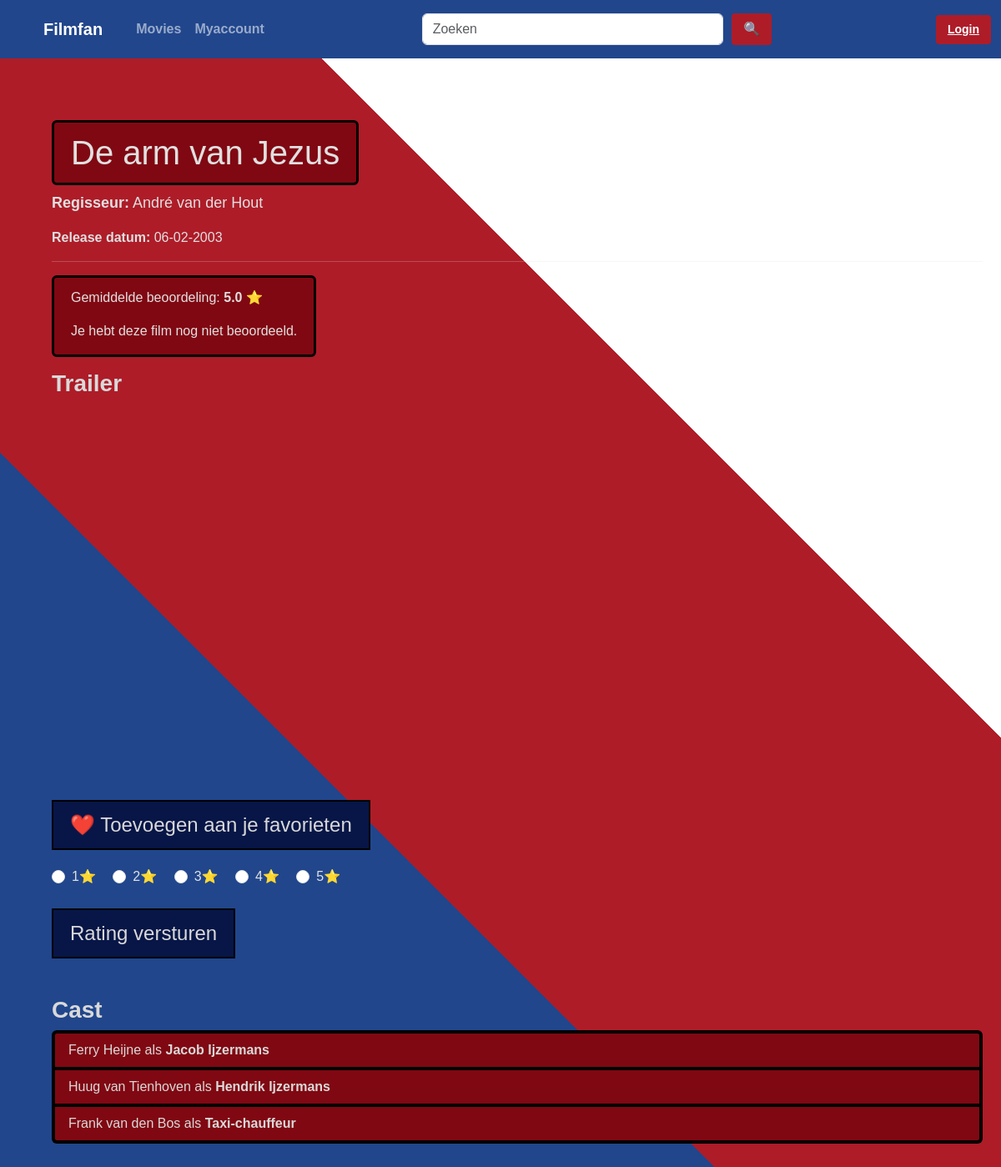
The page /film/7 on the database its author committed.
### app/models.py (models this page shows, shortened)
class Film(db.Model):
    id: Mapped[int] = mapped_column(primary_key=True)
    title: Mapped[str] = mapped_column(Text)
    regisseur_id: Mapped[int] = mapped_column(ForeignKey("regisseur.id"))
    release_datum: Mapped[date] = mapped_column(Date, nullable=False)
    trailer_url: Mapped[str] = mapped_column(Text, nullable=False)
    regisseur = relationship("Regisseur", back_populates="films")
    rollen = relationship("Rol", back_populates="film")
    favorite_links = relationship("Favorite", back_populates="film")
    ratings = relationship("Rating", back_populates="film")

class Regisseur(db.Model):
    id: Mapped[int] = mapped_column(primary_key=True)
    voornaam: Mapped[str] = mapped_column(Text)
    achternaam: Mapped[str] = mapped_column(Text)
    films = relationship("Film", back_populates="regisseur")

class Rol(db.Model):
    id: Mapped[int] = mapped_column(primary_key=True)
    acteur_id: Mapped[int] = mapped_column(ForeignKey("acteur.id"))
    film_id: Mapped[int] = mapped_column(ForeignKey("film.id"))
    personage: Mapped[str] = mapped_column(Text)
    acteur = relationship("Acteur", back_populates="rollen")
    film = relationship("Film", back_populates="rollen")

class Acteur(db.Model):
    id: Mapped[int] = mapped_column(primary_key=True)
    voornaam: Mapped[str] = mapped_column(Text)
    achternaam: Mapped[str] = mapped_column(Text)
    rollen = relationship("Rol", back_populates="acteur")

### app/films/routes.py (the view)
@bp.route("/<int:film_id>")
def film_pagina(film_id):
    film = Film.query.get_or_404(film_id)
    regisseur = Regisseur.query.get(film.regisseur_id)
    rollen = Rol.query.filter_by(film_id=film_id).all()
    rollen_met_acteurs = []
    for rol in rollen:
        acteur = Acteur.query.get(rol.acteur_id)
        rollen_met_acteurs.append({
            "personage": rol.personage,
            "acteur": acteur
        })
    query_avg = db.select(db.func.avg(Rating.value)).where(Rating.film_id == film_id)
    avg_result = db.session.execute(query_avg).scalar()
    average_rating = round(avg_result, 1) if avg_result else None
    user_id = session.get("user_id")
    query_user = db.select(Rating.value).where(Rating.film_id == film_id).where(Rating.user_id == user_id)
    user_rating = db.session.execute(query_user).scalar_one_or_none()
    return render_template(
        "film.html",
        film=film,
        regisseur=regisseur,
        rollen=rollen_met_acteurs,
        average_rating=average_rating,
        user_rating=user_rating
    )

### app/films/templates/film.html (shortened to what this page needs)
{% extends "template.html" %}
{% block stylesheet %}
<link rel="stylesheet" href="{{ url_for ('static', filename='css/template.css') }}">
<link rel="stylesheet" href="{{ url_for('static', filename='css/film.css') }}">
{% endblock %}
{% block content %}
<div class="container mt-4">
    <h1 class="jumbotron">{{ film.title}}</h1>
    <p class="film-info">
        <strong>Regisseur:</strong>
        {{ regisseur.voornaam }} {{ regisseur.achternaam }}
    </p>
    <p>
        <strong>Release datum:</strong>
        {{ film.release_datum.strftime("%d-%m-%Y") }}
    </p>
    <hr>
    <div class="jumbotron" id = "padding-lowered">
        {% if average_rating %}
        <p>Gemiddelde beoordeling: <strong>{{ average_rating }}</strong> ⭐</p>
        {% else %}
        <p>Deze film heeft nog geen beoordelingen.</p>
        {% endif %}
        {% if user_rating %}
        <p>Jouw beoordeling: <strong>{{ user_rating }}</strong> ⭐</p>
        {% else %}
        <p>Je hebt deze film nog niet beoordeeld.</p>
        {% endif %}
    </div>
    <h3> <strong>Trailer</strong> </h3>
    <div style="max-width: 800px;">
        <div class="ratio ratio-16x9 mb-4">
            <iframe src="https://www.youtube.com/embed/{{ film.trailer_url }}" allowfullscreen>
            </iframe>
        </div>
    </div>
    <form action="{{ url_for('films.favorite', film_id=film.id) }}" method="POST">
        <button type="submit" class="favorite-btn">
            ❤️ Toevoegen aan je favorieten
        </button>
    </form>
    <div class="review-rating">
        <form action="{{ url_for('films.review', film_id=film.id) }}" method="POST">
            <div class="form-check form-check-inline">
                <input class="form-check-input" type="radio" name="rating" id="star1" value="1">
                <label class="form-check-label" for="star1">1⭐</label>
            </div>
            <div class="form-check form-check-inline">
                <input class="form-check-input" type="radio" name="rating" id="star2" value="2">
                <label class="form-check-label" for="star2">2⭐</label>
            </div>
            <div class="form-check form-check-inline">
                <input class="form-check-input" type="radio" name="rating" id="star3" value="3">
                <label class="form-check-label" for="star3">3⭐</label>
            </div>
            <div class="form-check form-check-inline">
                <input class="form-check-input" type="radio" name="rating" id="star4" value="4">
                <label class="form-check-label" for="star4">4⭐</label>
            </div>
            <div class="form-check form-check-inline">
                <input class="form-check-input" type="radio" name="rating" id="star5" value="5">
                <label class="form-check-label" for="star5">5⭐</label>
            </div>
            <br>
            <br>
            <button type="submit" class="send-btn"> Rating versturen </button>
        </form>
    </div>
    <h3 class="cast-titel">Cast</h3>
    <ul class="list-group">
        {% for rol in rollen %}
        <li class="list-group-item">
            {{ rol.acteur.voornaam }} {{ rol.acteur.achternaam }}
            als <strong>{{ rol.personage }}</strong>
        </li>
        {% endfor %}
    </ul>
</div>
{% endblock %}

### app/static/css/template.css (style rules this page uses)
body { background: linear-gradient(45deg, #21468C 33%, #AE1C28 33%, #AE1C28 66%, #FFFFFF 66%); color: #E0E0E0; font-family: Arial, sans-serif; background-size: cover; background-position: center center; background-attachment: fixed; min-height: 100vh; }
.list-group-item { background-color: #800812; color: #d9d9d9; border-color: #000000; border-width: 4px; }
.jumbotron { background-color: #800812; padding: 12px 20px; display: inline-block; border-radius: 6px; border: 3px solid #000000; }

### app/static/css/film.css (style rules this page uses)
h3 { color: #d9d9d9; }
.cast-titel { color: #d9d9d9; font-weight: bold; margin-top: 25px; }
.film-info { font-size: 18px; }
.favorite-btn { background-color: #071647; cursor: pointer; color: #d9d9d9; font-size: 24px; border: 2px solid black; padding: 10px 20px; margin-bottom: 20px; }
.send-btn { background-color: #071647; cursor: pointer; color: #d9d9d9; font-size: 24px; border: 2px solid black; padding: 10px 20px; margin-bottom: 20px; }
#padding-lowered { padding-bottom: 0px; margin-bottom: 15px }
.list-group { padding-bottom:30px; }

### rows shown on the page
Film: title "De arm van Jezus", release_datum "06-02-2003"
Regisseur: voornaam "André", achternaam "van der Hout"
Rol: acteur.voornaam "Ferry", acteur.achternaam "Heijne", personage "Jacob Ijzermans"
Rol: acteur.voornaam "Huug", acteur.achternaam "van Tienhoven", personage "Hendrik Ijzermans"
Rol: acteur.voornaam "Frank", acteur.achternaam "van den Bos", personage "Taxi-chauffeur"

### other values the page prints
{{ average_rating }} "5.0"
